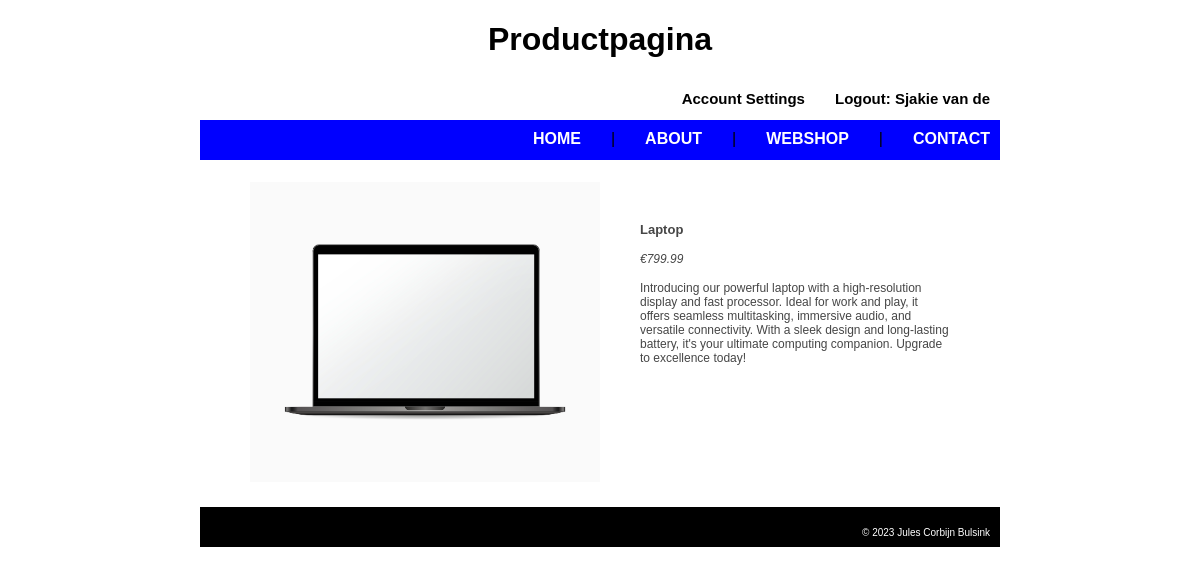
/index.php?page=productpage3 (signed in), run on the app's committed database.
### tables this page shows
CREATE TABLE `products` (
  `id` int(6) UNSIGNED NOT NULL,
  `name` varchar(50) NOT NULL,
  `description` text NOT NULL,
  `price` float NOT NULL,
  `filenameimage` varchar(100) NOT NULL
);

### mysqlconnect.php (called while the page is built, shortened)
<?php
function connectDatabase() {
    $servername = "localhost";
    $username = "WebShopUser";
    $password = "1234";
    $dbname = "corbijns_webshop";
    $conn = mysqli_connect($servername, $username, $password, $dbname);
    return $conn;
}
function getProduct($id) {
    $conn = connectDatabase();
    try {
        $sql = "SELECT * FROM products WHERE id = '$id'";
        $result = mysqli_query($conn, $sql);
        if (mysqli_num_rows($result)) {
            $product = mysqli_fetch_assoc($result);
        }
        return $product;
    } finally {
        mysqli_close($conn);
    }
}
?>

### productpage.php (the view, shortened to what this page needs)
<?php
function showProductPageHeader() {
    echo 'Productpagina';
}
function showProductPageContent($data) {
    extract($data['product']);
    echo '
    <ul class="product">
        <div class="productimage">
            <li><img src="images/' . $filenameimage . '"</li>
        </div>
        <div class="productinfo">
            <li class="productname">' . $name . '</li>
            <li class="price">€' . $price . '</li>
            <li class="description">' . $description . '</li>
        </div>
    </ul>';
}
?>

### CSS/style.css (style rules this page uses)
* { box-sizing: border-box; }
body { display: flex; justify-content: center; align-items: center; margin: 0px; font-family: Arial, Helvetica, sans-serif; }
div.productinfo { display: flex; flex-direction: column; padding: 40px; gap: 15px; align-items:self-start; }
ul.product { display: flex; list-style-type: none; }
ul.product > div.productimage > li > img { width: 350px; height: 300px; }
li.productname { font-size: 13px; font-weight: bold; }
li.price { font-style: italic; }

### data on the page
products: filenameimage (picture), name "Laptop", price "799.99", description "Introducing our powerful laptop with a high-resolution display and fast processor. Ideal for work and play, it offers seamless multitasking, immersive audio, and versatile connectivity. With a sleek design and long-lasting battery, it's your ultimate computing companion. Upgrade to excellence today!"

### other printed values
$text "Account Settings Logout: Sjakie van de HOME ABOUT WEBSHOP CONTACT"
